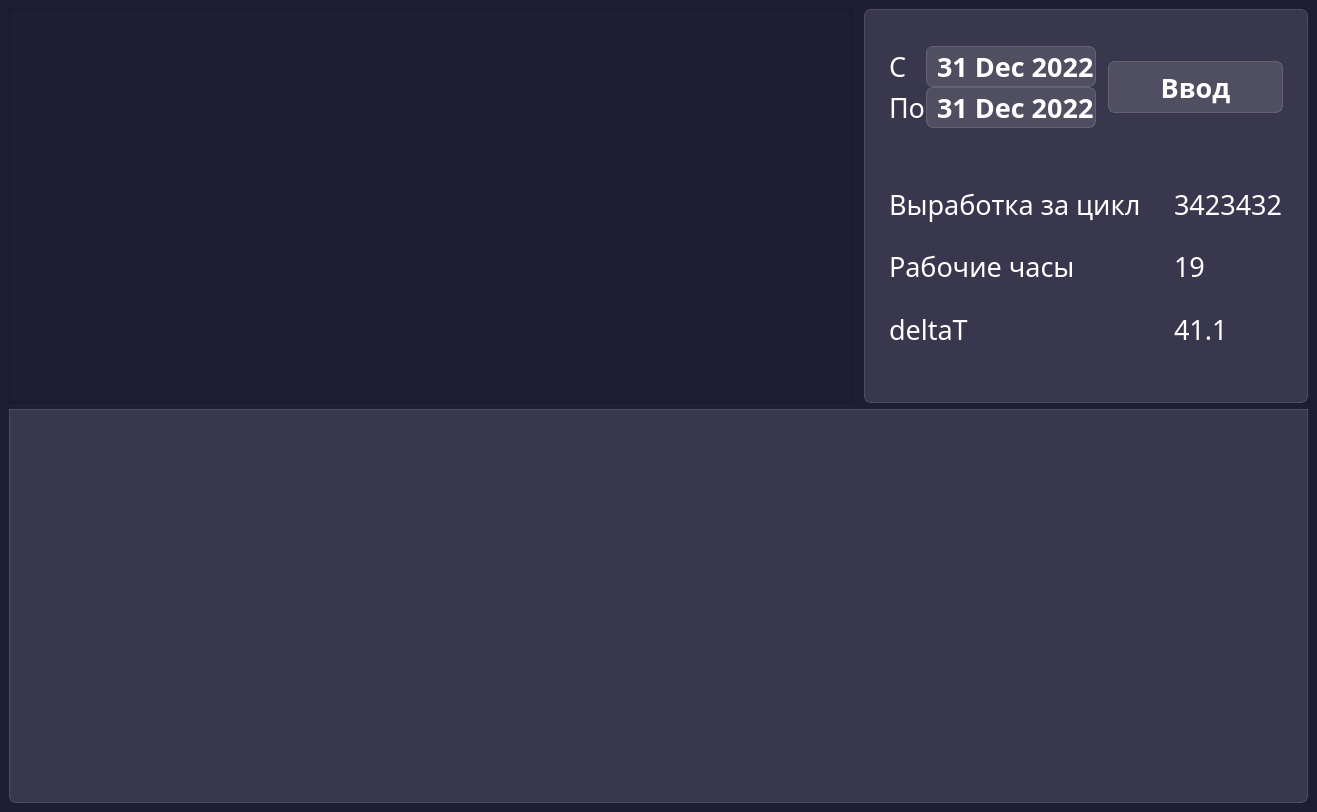
<?xml version="1.0" encoding="UTF-8"?>
<ui version="4.0">
 <class>MainWindow</class>
 <widget class="QMainWindow" name="MainWindow">
  <property name="geometry">
   <rect>
    <x>0</x>
    <y>0</y>
    <width>1317</width>
    <height>812</height>
   </rect>
  </property>
  <property name="font">
   <font>
    <family>Finlandica-Medium</family>
   </font>
  </property>
  <property name="windowTitle">
   <string>MainWindow</string>
  </property>
  <property name="styleSheet">
   <string notr="true">font-family: Finlandica-Medium;
background-color: rgb(31, 28, 53)</string>
  </property>
  <widget class="QWidget" name="centralwidget">
   <layout class="QGridLayout" name="gridLayout">
    <item row="0" column="2">
     <widget class="QFrame" name="MainFrame">
      <property name="styleSheet">
       <string notr="true">background-color: rgba(255, 255, 255,30);
border: 1px solid rgba(255, 255, 255, 40);
border-radius: 7px</string>
      </property>
      <layout class="QVBoxLayout" name="verticalLayout_4">
       <property name="spacing">
        <number>9</number>
       </property>
       <property name="leftMargin">
        <number>12</number>
       </property>
       <property name="topMargin">
        <number>12</number>
       </property>
       <property name="rightMargin">
        <number>12</number>
       </property>
       <property name="bottomMargin">
        <number>30</number>
       </property>
       <item>
        <layout class="QHBoxLayout" name="entering_the_date">
         <property name="spacing">
          <number>0</number>
         </property>
         <property name="topMargin">
          <number>12</number>
         </property>
         <property name="rightMargin">
          <number>12</number>
         </property>
         <property name="bottomMargin">
          <number>12</number>
         </property>
         <item>
          <layout class="QVBoxLayout" name="entering_the_date_diapazon">
           <property name="spacing">
            <number>0</number>
           </property>
           <property name="leftMargin">
            <number>12</number>
           </property>
           <property name="topMargin">
            <number>12</number>
           </property>
           <property name="rightMargin">
            <number>12</number>
           </property>
           <property name="bottomMargin">
            <number>12</number>
           </property>
           <item>
            <layout class="QHBoxLayout" name="by_date">
             <property name="spacing">
              <number>6</number>
             </property>
             <property name="leftMargin">
              <number>0</number>
             </property>
             <property name="topMargin">
              <number>0</number>
             </property>
             <property name="rightMargin">
              <number>0</number>
             </property>
             <item>
              <widget class="QLabel" name="label_7">
               <property name="font">
                <font>
                 <family>Finlandica-Medium</family>
                 <pointsize>20</pointsize>
                </font>
               </property>
               <property name="styleSheet">
                <string notr="true">color: white;
background-color: none;
border: none
 </string>
               </property>
               <property name="text">
                <string>С</string>
               </property>
              </widget>
             </item>
             <item>
              <widget class="QDateEdit" name="bytimepicker">
               <property name="maximumSize">
                <size>
                 <width>170</width>
                 <height>16777215</height>
                </size>
               </property>
               <property name="font">
                <font>
                 <family>Finlandica-Medium</family>
                 <pointsize>20</pointsize>
                 <bold>true</bold>
                </font>
               </property>
               <property name="styleSheet">
                <string notr="true">color: white;
padding-left: 8px;
</string>
               </property>
               <property name="buttonSymbols">
                <enum>QAbstractSpinBox::NoButtons</enum>
               </property>
               <property name="dateTime">
                <datetime>
                 <hour>15</hour>
                 <minute>0</minute>
                 <second>0</second>
                 <year>2022</year>
                 <month>12</month>
                 <day>31</day>
                </datetime>
               </property>
              </widget>
             </item>
            </layout>
           </item>
           <item>
            <layout class="QHBoxLayout" name="until_date" stretch="0,0">
             <property name="leftMargin">
              <number>0</number>
             </property>
             <property name="rightMargin">
              <number>0</number>
             </property>
             <property name="bottomMargin">
              <number>0</number>
             </property>
             <item>
              <widget class="QLabel" name="label_8">
               <property name="maximumSize">
                <size>
                 <width>60</width>
                 <height>16777215</height>
                </size>
               </property>
               <property name="font">
                <font>
                 <family>Finlandica-Medium</family>
                 <pointsize>20</pointsize>
                </font>
               </property>
               <property name="styleSheet">
                <string notr="true">color: white;
background-color: none;
border: none</string>
               </property>
               <property name="text">
                <string>По</string>
               </property>
              </widget>
             </item>
             <item>
              <widget class="QDateEdit" name="untiltimepicker">
               <property name="maximumSize">
                <size>
                 <width>170</width>
                 <height>16777215</height>
                </size>
               </property>
               <property name="font">
                <font>
                 <family>Finlandica-Medium</family>
                 <pointsize>20</pointsize>
                 <bold>true</bold>
                </font>
               </property>
               <property name="styleSheet">
                <string notr="true">color: white;
padding-left: 8px</string>
               </property>
               <property name="buttonSymbols">
                <enum>QAbstractSpinBox::NoButtons</enum>
               </property>
               <property name="dateTime">
                <datetime>
                 <hour>15</hour>
                 <minute>0</minute>
                 <second>0</second>
                 <year>2022</year>
                 <month>12</month>
                 <day>31</day>
                </datetime>
               </property>
              </widget>
             </item>
            </layout>
           </item>
          </layout>
         </item>
         <item>
          <widget class="QPushButton" name="enterbtn">
           <property name="font">
            <font>
             <family>Finlandica-Medium</family>
             <pointsize>20</pointsize>
             <bold>true</bold>
            </font>
           </property>
           <property name="styleSheet">
            <string notr="true">QPushButton {
color: white;
background-color: rgba(255, 255, 255, 30);
border: 1px solid rgba(255, 255, 255, 40);
border-radius: 7px;
widht: 100px;
height: 50px;
}

QPushButton:hover {
background-color: rgba(255, 255, 255, 40);
}

QPushButton:pressed {
background-color: rgba(255, 255, 255,70);
}
</string>
           </property>
           <property name="text">
            <string>Ввод</string>
           </property>
          </widget>
         </item>
        </layout>
       </item>
       <item>
        <layout class="QHBoxLayout" name="data">
         <item>
          <layout class="QVBoxLayout" name="data_name">
           <property name="spacing">
            <number>0</number>
           </property>
           <property name="leftMargin">
            <number>12</number>
           </property>
           <property name="topMargin">
            <number>12</number>
           </property>
           <property name="rightMargin">
            <number>12</number>
           </property>
           <property name="bottomMargin">
            <number>12</number>
           </property>
           <item>
            <widget class="QLabel" name="Sum_N_2">
             <property name="font">
              <font>
               <family>Finlandica-Medium</family>
               <pointsize>20</pointsize>
              </font>
             </property>
             <property name="styleSheet">
              <string notr="true">color: white;
background-color: none;
border: none</string>
             </property>
             <property name="text">
              <string>Выработка за цикл</string>
             </property>
            </widget>
           </item>
           <item>
            <widget class="QLabel" name="JobHour_2">
             <property name="font">
              <font>
               <family>Finlandica-Medium</family>
               <pointsize>20</pointsize>
              </font>
             </property>
             <property name="styleSheet">
              <string notr="true">color: white;
background-color: none;
border: none</string>
             </property>
             <property name="text">
              <string>Рабочие часы</string>
             </property>
            </widget>
           </item>
           <item>
            <widget class="QLabel" name="deltaT_2">
             <property name="font">
              <font>
               <family>Finlandica-Medium</family>
               <pointsize>20</pointsize>
              </font>
             </property>
             <property name="styleSheet">
              <string notr="true">color: white;
background-color: none;
border: none</string>
             </property>
             <property name="text">
              <string>deltaT</string>
             </property>
            </widget>
           </item>
          </layout>
         </item>
         <item>
          <layout class="QVBoxLayout" name="data_digital">
           <property name="spacing">
            <number>0</number>
           </property>
           <property name="leftMargin">
            <number>12</number>
           </property>
           <property name="topMargin">
            <number>12</number>
           </property>
           <property name="rightMargin">
            <number>12</number>
           </property>
           <property name="bottomMargin">
            <number>12</number>
           </property>
           <item>
            <widget class="QLabel" name="Sum_N">
             <property name="font">
              <font>
               <family>Finlandica-Medium</family>
               <pointsize>20</pointsize>
              </font>
             </property>
             <property name="styleSheet">
              <string notr="true">color: white;
background-color: none;
border: none</string>
             </property>
             <property name="text">
              <string>3423432</string>
             </property>
            </widget>
           </item>
           <item>
            <widget class="QLabel" name="JobHour">
             <property name="font">
              <font>
               <family>Finlandica-Medium</family>
               <pointsize>20</pointsize>
              </font>
             </property>
             <property name="styleSheet">
              <string notr="true">color: white;
background-color: none;
border: none</string>
             </property>
             <property name="text">
              <string>19</string>
             </property>
            </widget>
           </item>
           <item>
            <widget class="QLabel" name="deltaT">
             <property name="font">
              <font>
               <family>Finlandica-Medium</family>
               <pointsize>20</pointsize>
              </font>
             </property>
             <property name="styleSheet">
              <string notr="true">color: white;
background-color: none;
border: none</string>
             </property>
             <property name="text">
              <string>41.1</string>
             </property>
            </widget>
           </item>
          </layout>
         </item>
        </layout>
       </item>
      </layout>
     </widget>
    </item>
    <item row="0" column="0">
     <widget class="QGraphicsView" name="graphicsView"/>
    </item>
    <item row="3" column="0" colspan="3">
     <widget class="QTableView" name="tableView">
      <property name="styleSheet">
       <string notr="true">QTableView{
background-color: rgba(255, 255, 255, 30);
border: 1px solid rgba(255, 255, 255, 40);
border-bottom-right-radius: 7px;
border-bottom-left-radius: 7px;
}

QTableView::section {
background-color: rgba(53, 53, 53);
color: white;
border: none;
height: 50px;
font-size: 14pt;
}

QTableView::item{
border-style: none;
border-bottom: rgba(255, 255, 255, 50);
}

QTableItem::item:selected {
border: none;
color: rgba(255, 255, 255);
background-color: rgba(255, 255, 255, 30);
}</string>
      </property>
     </widget>
    </item>
   </layout>
  </widget>
 </widget>
 <resources/>
 <connections/>
</ui>
